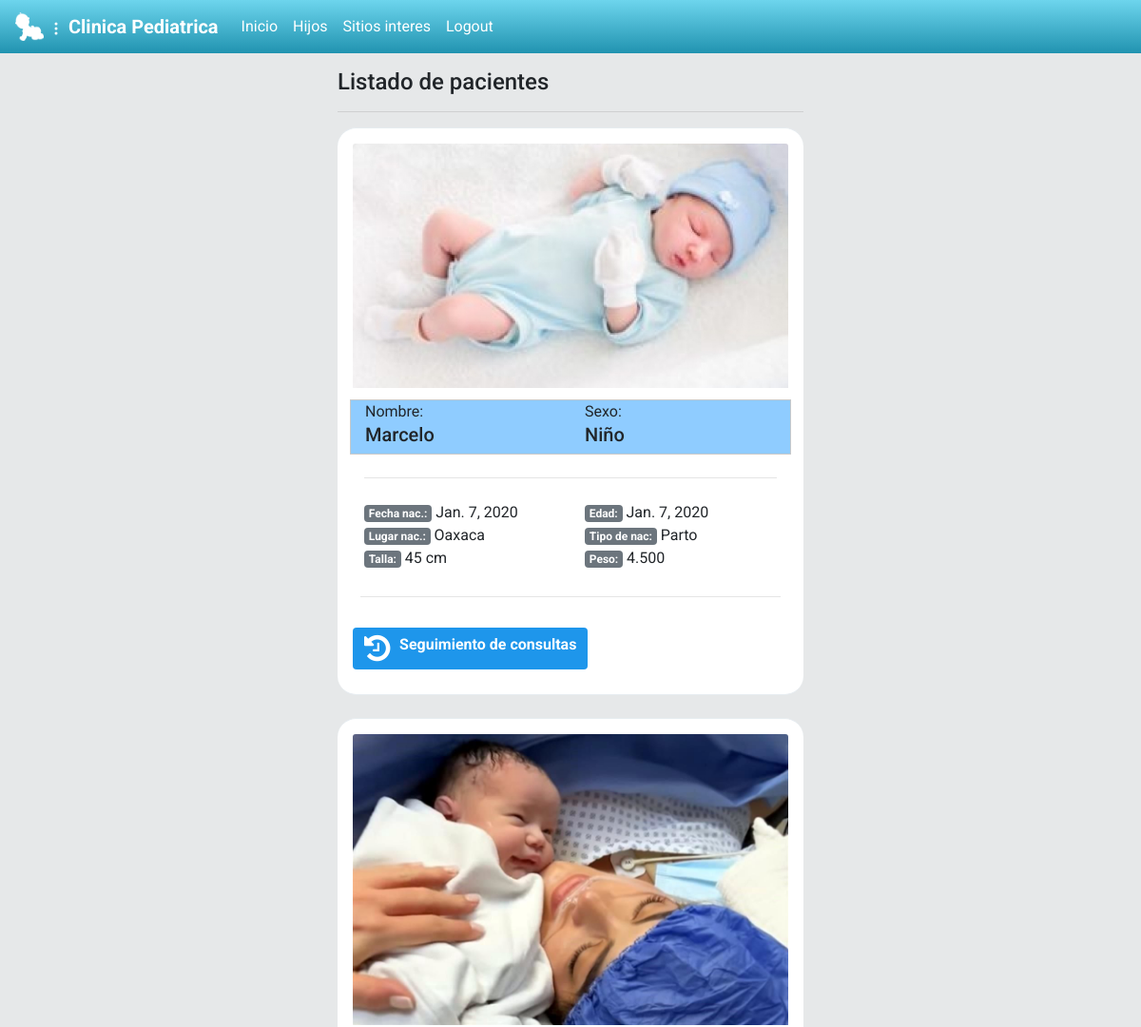
The app's page /hijos/ (signed in, upper part), older data.
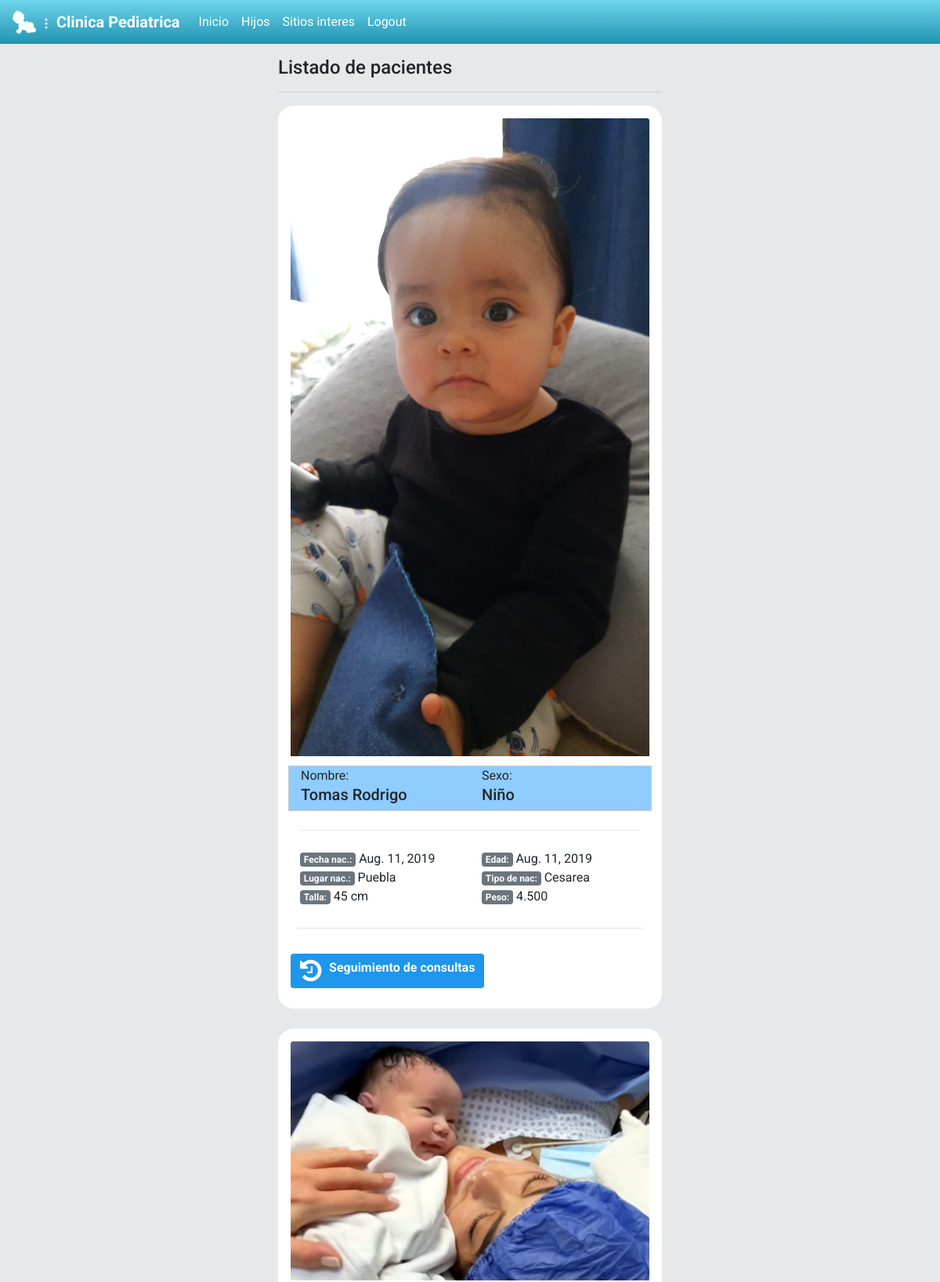
The same page, newer data.
### twitter/models.py (models this page shows, shortened)
class Hijos(models.Model):
    user = models.ForeignKey(User, on_delete=models.CASCADE, null=False, blank=False)
    nombre = models.CharField(max_length=50, default='Nombre')
    sexo = models.CharField(max_length=10, default='M')
    tipo = models.CharField(max_length=30, default='Niño')
    profile_pic = models.ImageField(default='default.png')
    fecha_nac = models.DateField(auto_now=False,blank=True, null=True)
    hora_nac = models.CharField(max_length=50, default='Hora nacimiento')
    peso_nac = models.CharField(max_length=50, default='Peso Nacimiento')
    talla_nac = models.CharField(max_length=50, default='Talla Nacimiento')
    lugar_nac = models.CharField(max_length=50, default='Lugar Nacimiento')
    tipo_nac = models.CharField(max_length=50, default='Tipo Nacimiento')
    comentarios_nac = models.CharField(max_length=50, default='Comentarios Nacimiento')
    campo1_nac = models.CharField(max_length=50, default='Campo1 Nacimiento')
    campo2_nac = models.CharField(max_length=50, default='Campo2 Nacimiento')

### twitter/views.py (the view)
# urls.py: path('hijos/', views.hijos, name='hijos'),
@login_required
def hijos(request):
    hijos = Hijos.objects.filter(user=request.user)
    context = {'hijos':hijos}
    return render(request, 'twitter/hijos.html', context)

### twitter/templates/twitter/hijos.html (shortened to what this page needs)
{% extends 'twitter/layout.html' %}
{% load humanize %}
{% block content %}
    <div id="main" class="container-fluid d-flex">
        <div class="content">
            <div class="fs-2 mb-3">
            <h4>Listado de pacientes</h4>
              </div>
                <hr class="solid">
            {% for hijo in hijos %}
            <div id="tweetCards">
                <div class="tweet-wrap p-3 mt-2 mb-4" style="border-radius:20px">
                    <div class="card" >
                        <img class="card-img-top" src="{{ hijo.profile_pic.url }}" alt="Card image cap">
                        <div class="card-body p-2">
                          <div class="container p-1">
                            <div class="row {% if hijo.tipo == 'Niño' %} bgnino {% else %} bgnina {% endif %} ">
                                <div class="col" style="width: .5rem;">
                                   Nombre: <h5>{{hijo.nombre}}</h5>
                                </div>
                                <div class="col">
                                    Sexo: <h5>{{hijo.tipo}}</h5>
                                </div>
                            </div>
                            <hr class="my-4">
                            <div class="row">
                                <div class="col" style="width: .5rem;">
                                    <span class="badge badge-secondary">Fecha nac.:</span> {{hijo.fecha_nac}}
                                </div>
                                <div class="col">
                                    <span class="badge badge-secondary">Edad:</span> {{hijo.fecha_nac}}
                                </div>
                            </div>
                            <div class="row">
                                <div class="col" style="width: .5rem;">
                                    <span class="badge badge-secondary">Lugar nac.:</span> {{hijo.lugar_nac}}
                                </div>
                                <div class="col">
                                    <span class="badge badge-secondary">Tipo de nac:</span> {{hijo.tipo_nac}}
                                </div>
                            </div>
                            <div class="row">
                                <div class="col" style="width: .5rem;">
                                    <span class="badge badge-secondary">Talla:</span> {{hijo.talla_nac}}
                                </div>
                                <div class="col">
                                    <span class="badge badge-secondary">Peso:</span> {{hijo.peso_nac}}
                                </div>
                            </div>
                          </div>
                          <hr class="my-4">
                        </div>
                        <a href="{% url 'consulta' hijo.id %}">
                            <button type="button" class="btn btn-success"><i class="fa fa-history fa-2x pull-left"></i> Seguimiento de consultas</button>
                        </a>
                      </div>
                </div>
            </div>
            {% endfor %}
        </div>
    </div>
{% endblock content %}

### twitter/templates/twitter/layout.html (shortened to what this page needs)
{% load static %}
<!DOCTYPE html>
<html lang="en">
{% load pwa %}
<head>
    <link rel="stylesheet" href="https://stackpath.bootstrapcdn.com/bootstrap/4.4.1/css/bootstrap.min.css"
>
    <link href="https://stackpath.bootstrapcdn.com/font-awesome/4.7.0/css/font-awesome.min.css" rel="stylesheet">
    <link rel="stylesheet" type="text/css" href="{% static 'css/style.css' %}">
</head>
<body class="m-0 p-0">
    <nav class="navbar navbar-expand-lg navbar-light " style="background-color: #00406d;">
        <a class="navbar-brand" style="color: white;" href="#">
            <img src="{% static 'img/bebe.png' %}" width="30" height="30" class="d-inline-block align-top"
                alt="">
            <svg xmlns="http://www.w3.org/2000/svg" width="16" height="16" fill="currentColor" class="bi bi-three-dots-vertical" viewBox="0 0 16 16">
                <path d="M9.5 13a1.5 1.5 0 1 1-3 0 1.5 1.5 0 0 1 3 0zm0-5a1.5 1.5 0 1 1-3 0 1.5 1.5 0 0 1 3 0zm0-5a1.5 1.5 0 1 1-3 0 1.5 1.5 0 0 1 3 0z"/>
              </svg>
              Clinica Pediatrica
        </a>
        <div class="collapse navbar-collapse " id="navbarSupportedContent">
          <ul class="navbar-nav mr-auto text-white">
            <li class="nav-item active">
              <a class="nav-link text-white" href="{% url 'home' %}" type="submit">Inicio <span class="sr-only">(current)</span></a>
            </li>
            <li class="nav-item">
                <a class="nav-link text-white" href="{% url 'hijos' %}" type="submit">Hijos</a>
              </li>
              <li class="nav-item">
                <a class="nav-link text-white" href="{% url 'interes' %}" type="submit">Sitios interes</a>
              </li>
            {% if request.user.is_authenticated %}
            <li class="nav-item">
              <a class="nav-link text-white" href="{% url 'logout' %}" type="submit">Logout</a>
            </li>
            {% else %}
            <li class="nav-item">
                <a class="nav-link text-white" href="{% url 'login' %}" type="submit">Login</a>
              </li>
              {% endif %}
          </ul>
        </div>
      </nav>
    {% block content %}{% endblock content %}
</body>
</html>

### twitter/static/css/style.css (style rules this page uses)
body { background: #E6E8E9; ; font-family: 'Asap', sans-serif; font-family: 'Roboto', sans-serif; }
img { max-width: 100%; }
.navbar { background: #2193b0 !important; background: -webkit-linear-gradient(to bottom, #6dd5ed, #2193b0) !important; background: linear-gradient(to bottom, #6dd5ed, #2193b0) !important; }
.navbar-brand { font-weight: bold; }
.card { border: none; }
#main { justify-content: center; }
.tweet-wrap { max-width: 490px; background: #fff; margin: 0 auto; margin-top: 50px; border-radius: 3px; padding: 30px; border-bottom: 1px solid #e6ecf0; border-top: 1px solid #e6ecf0; }
.btn { background-color: #1E96EB ; border-style: none; font-weight: bold; color: white; }
a:link { color: #1E96EB ; text-decoration: none; }
.bgnino { background: #7cc3ffd9; border: solid #c9c9c9 1px; }

Row changes from the older to the newer data that the page shows:
changed Hijos "Niño": profile_pic: a different picture; nombre "Marcelo" → "Tomas Rodrigo"; fecha_nac "Jan. 7, 2020" → "Aug. 11, 2019"; lugar_nac "Oaxaca" → "Puebla"; tipo_nac "Parto" → "Cesarea"
